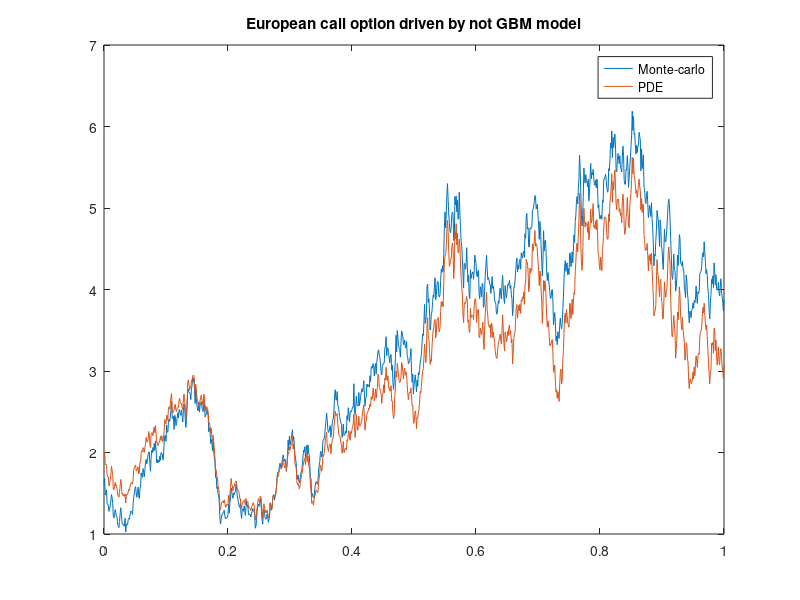

Reproduce this figure in MATLAB.
load('callnotgbmmonte')
load('call2')
t=0:0.001:1;
node=0.982238551749314;
callm=call;
callm=node*callm;
plot(t,call)
hold on
plot(t,call2)
legend('Monte-carlo','PDE')
title('European call option driven by not GBM model')
err=sum((callm-call2').^2)/1001;
